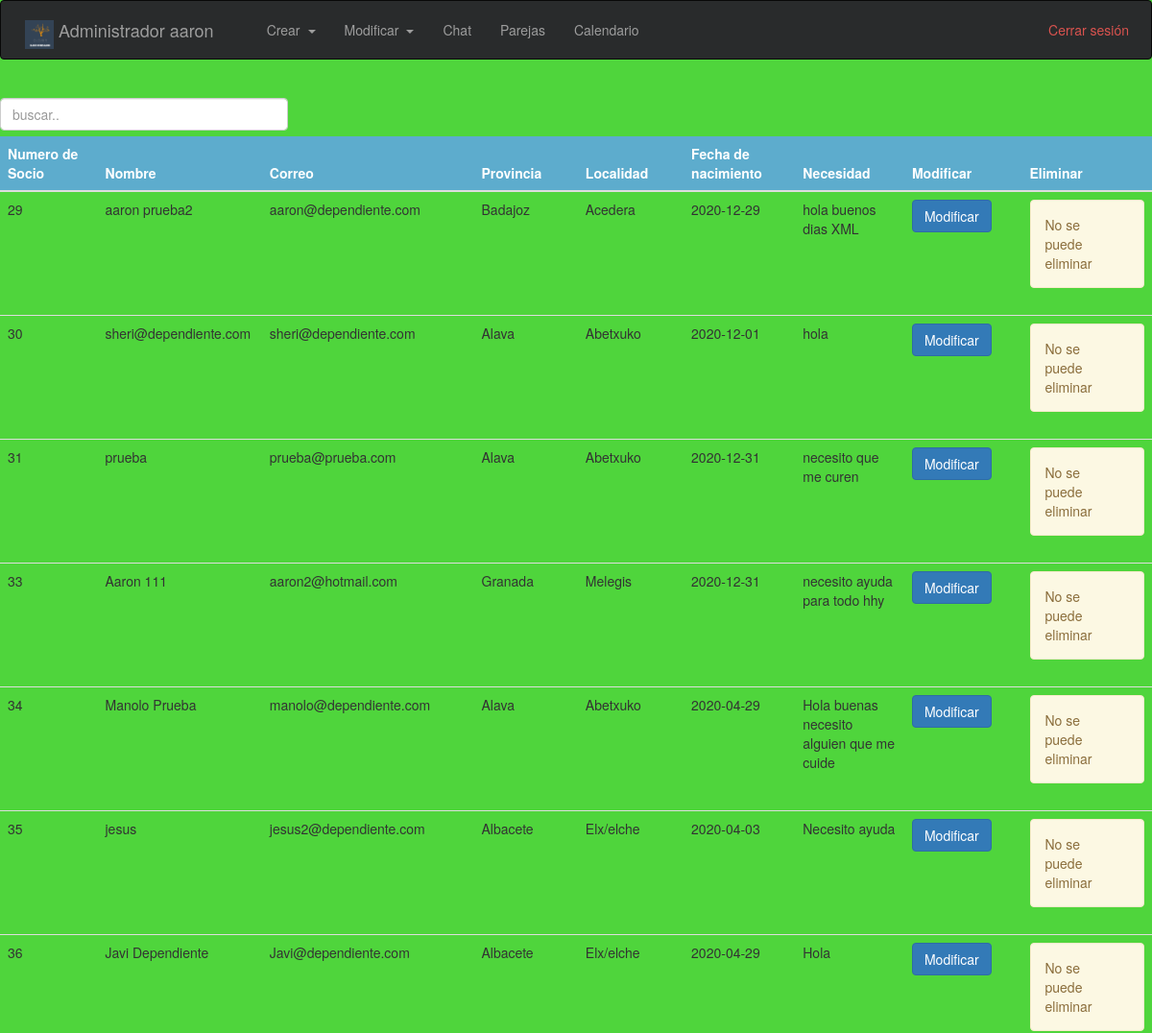
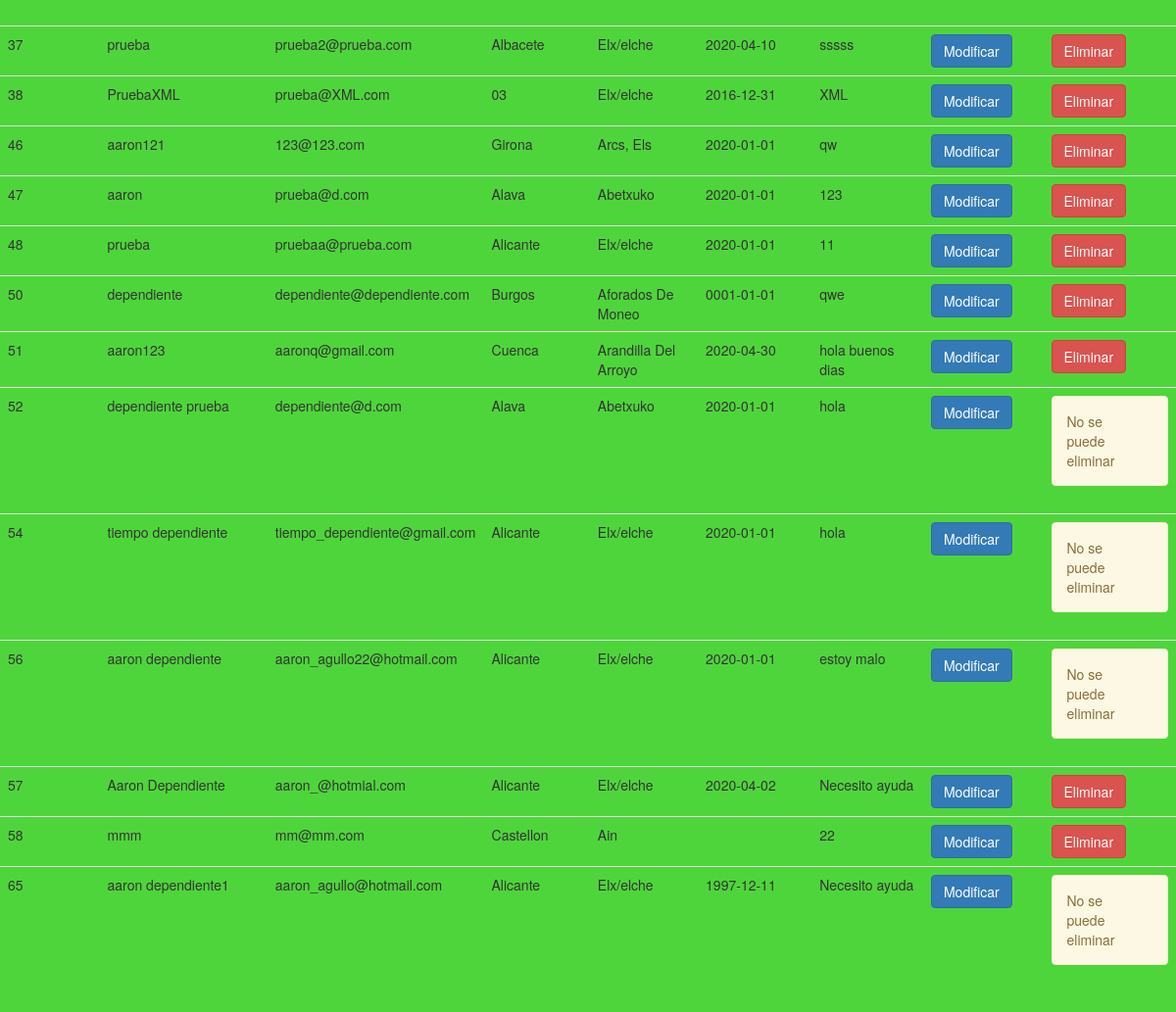
Page /modificar_dependientes.php (signed in) on the committed database (2 pictures, top to bottom).
### tables this page shows
CREATE TABLE `dependiente` (
  `Password` varchar(20) NOT NULL,
  `Nombre` varchar(100) NOT NULL,
  `Correo` varchar(50) DEFAULT NULL,
  `Numero_socio` int(11) NOT NULL,
  `Provincia` varchar(50) DEFAULT NULL,
  `Localidad` varchar(50) DEFAULT NULL,
  `Fecha_nacimiento` varchar(30) DEFAULT NULL,
  `Necesidad` varchar(200) DEFAULT NULL,
  `voluntario` varchar(25) DEFAULT NULL
);

### modificar_dependientes.php (the view, shortened to what this page needs)
<?php
include_once "cabecera.php";
$conexion = conectar();
?>
<!DOCTYPE html>
<html lang="es">
<head>
    <link rel="stylesheet" href="css/bootstrap.css">
    <link rel="stylesheet" href="http://maxcdn.bootstrapcdn.com/bootstrap/3.3.6/css/bootstrap.min.css">
</head>
<body style="background-color: #4FD53C;">
    <br>
    <?php
    function esBoraable($id, $conexion)
    {
        $sql = "SELECT * FROM parejas WHERE id_dependientes=:id_dependientes;";
        $consulta = $conexion->prepare($sql);
        $consulta->execute([":id_dependientes" => $id]);
        if ($consulta->rowCount() < 1) {
            return true;
        } else {
            return false;
        }
    }
    $sql = "SELECT * FROM dependiente";
    $consulta = $conexion->prepare($sql);
    $consulta->execute();
    ?>
    <input class="form-control col-md-3 light-table-filter" data-table="order-table" type="text" placeholder="buscar..">
    <br>
    <br>
    <table class="table table-hover order-table" id="tabla">
        <thead class="thead-dark">
            <tr>
                <th style="width:180px; background-color: #5DACCD; color:#fff">Numero de Socio</th>
                <th style="width:180px; background-color: #5DACCD; color:#fff">Nombre</th>
                <th style="width:180px; background-color: #5DACCD; color:#fff">Correo</th>
                <th style="width:180px; background-color: #5DACCD; color:#fff">Provincia</th>
                <th style="width:180px; background-color: #5DACCD; color:#fff">Localidad</th>
                <th style="width:180px; background-color: #5DACCD; color:#fff">Fecha de nacimiento</th>
                <th style="width:180px; background-color: #5DACCD; color:#fff">Necesidad</th>
                <th style="width:180px; background-color: #5DACCD; color:#fff">Modificar</th>
                <th style="width:180px; background-color: #5DACCD; color:#fff">Eliminar</th>
            </tr>
        </thead>
        <tbody>
            <?php
            while ($dependiente = $consulta->fetch(PDO::FETCH_OBJ)) {
            ?>
                <tr>
                    <td><?php echo $dependiente->Numero_socio ?></td>
                    <td><?php echo $dependiente->Nombre ?></td>
                    <td><?php echo $dependiente->Correo ?></td>
                    <td><?php echo $dependiente->Provincia ?></td>
                    <td><?php echo $dependiente->Localidad ?></td>
                    <td><?php echo $dependiente->Fecha_nacimiento ?></td>
                    <td><?php echo $dependiente->Necesidad ?></td>
                    <td>
                        <form action="modificar_dependientes_admin.php" method="post">
                            <input type="submit" class="btn btn-primary" value="Modificar">
                        </form>
                    </td>
                    <td>
                        <?php
                        if (esBoraable($dependiente->Numero_socio, $conexion) == true) {
                        ?>
                            <form action="eliminar_dependiente.php" method="post">
                                <input type="submit" class="btn btn-danger" value="Eliminar">
                            </form>
                        <?php
                        } else {
                        ?>
                            <div class="alert alert-warning alert-dismissable">
                                No se puede eliminar
                            </div>
                        <?php
                        }
                        ?>
                    </td>
                <?php } ?>
                </tr>
        </tbody>
    </table>
</body>
</html>

### rows in the picture
dependiente: Numero_socio "29", Nombre "aaron prueba2", Correo "aaron@dependiente.com", Provincia "Badajoz", Localidad "Acedera", Fecha_nacimiento "2020-12-29", Necesidad "hola buenos dias XML", shows "No se puede eliminar"
dependiente: Numero_socio "30", Nombre "sheri@dependiente.com", Correo "sheri@dependiente.com", Provincia "Alava", Localidad "Abetxuko", Fecha_nacimiento "2020-12-01", Necesidad "hola", shows "No se puede eliminar"
dependiente: Numero_socio "31", Nombre "prueba", Correo "prueba@prueba.com", Provincia "Alava", Localidad "Abetxuko", Fecha_nacimiento "2020-12-31", Necesidad "necesito que me curen", shows "No se puede eliminar"
dependiente: Numero_socio "33", Nombre "Aaron 111", Correo "aaron2@hotmail.com", Provincia "Granada", Localidad "Melegis", Fecha_nacimiento "2020-12-31", Necesidad "necesito ayuda para todo hhy", shows "No se puede eliminar"
dependiente: Numero_socio "34", Nombre "Manolo Prueba", Correo "manolo@dependiente.com", Provincia "Alava", Localidad "Abetxuko", Fecha_nacimiento "2020-04-29", Necesidad "Hola buenas necesito alguien que me cuide", shows "No se puede eliminar"
dependiente: Numero_socio "35", Nombre "jesus", Correo "jesus2@dependiente.com", Provincia "Albacete", Localidad "Elx/elche", Fecha_nacimiento "2020-04-03", Necesidad "Necesito ayuda", shows "No se puede eliminar"
dependiente: Numero_socio "36", Nombre "Javi Dependiente", Correo "Javi@dependiente.com", Provincia "Albacete", Localidad "Elx/elche", Fecha_nacimiento "2020-04-29", Necesidad "Hola", shows "No se puede eliminar"
dependiente: Numero_socio "37", Nombre "prueba", Correo "prueba2@prueba.com", Provincia "Albacete", Localidad "Elx/elche", Fecha_nacimiento "2020-04-10", Necesidad "sssss"
dependiente: Numero_socio "38", Nombre "PruebaXML", Correo "prueba@XML.com", Provincia "03", Localidad "Elx/elche", Fecha_nacimiento "2016-12-31", Necesidad "XML"
dependiente: Numero_socio "46", Nombre "aaron121", Correo "123@123.com", Provincia "Girona", Localidad "Arcs, Els", Fecha_nacimiento "2020-01-01", Necesidad "qw"
dependiente: Numero_socio "47", Nombre "aaron", Correo "prueba@d.com", Provincia "Alava", Localidad "Abetxuko", Fecha_nacimiento "2020-01-01", Necesidad "123"
dependiente: Numero_socio "48", Nombre "prueba", Correo "pruebaa@prueba.com", Provincia "Alicante", Localidad "Elx/elche", Fecha_nacimiento "2020-01-01", Necesidad "11"
dependiente: Numero_socio "50", Nombre "dependiente", Correo "dependiente@dependiente.com", Provincia "Burgos", Localidad "Aforados De Moneo", Fecha_nacimiento "0001-01-01", Necesidad "qwe"
dependiente: Numero_socio "51", Nombre "aaron123", Correo "aaronq@gmail.com", Provincia "Cuenca", Localidad "Arandilla Del Arroyo", Fecha_nacimiento "2020-04-30", Necesidad "hola buenos dias"
dependiente: Numero_socio "52", Nombre "dependiente prueba", Correo "dependiente@d.com", Provincia "Alava", Localidad "Abetxuko", Fecha_nacimiento "2020-01-01", Necesidad "hola", shows "No se puede eliminar"
dependiente: Numero_socio "54", Nombre "tiempo dependiente", Correo "tiempo_dependiente@gmail.com", Provincia "Alicante", Localidad "Elx/elche", Fecha_nacimiento "2020-01-01", Necesidad "hola", shows "No se puede eliminar"
dependiente: Numero_socio "56", Nombre "aaron dependiente", Correo "aaron_agullo22@hotmail.com", Provincia "Alicante", Localidad "Elx/elche", Fecha_nacimiento "2020-01-01", Necesidad "estoy malo", shows "No se puede eliminar"
dependiente: Numero_socio "57", Nombre "Aaron Dependiente", Correo "aaron_@hotmial.com", Provincia "Alicante", Localidad "Elx/elche", Fecha_nacimiento "2020-04-02", Necesidad "Necesito ayuda"
dependiente: Numero_socio "58", Nombre "mmm", Correo "mm@mm.com", Provincia "Castellon", Localidad "Ain", Necesidad "22"
dependiente: Numero_socio "65", Nombre "aaron dependiente1", Correo "aaron_agullo@hotmail.com", Provincia "Alicante", Localidad "Elx/elche", Fecha_nacimiento "1997-12-11", Necesidad "Necesito ayuda", shows "No se puede eliminar"

### other values in the picture
$administrador->nombre "aaron"
